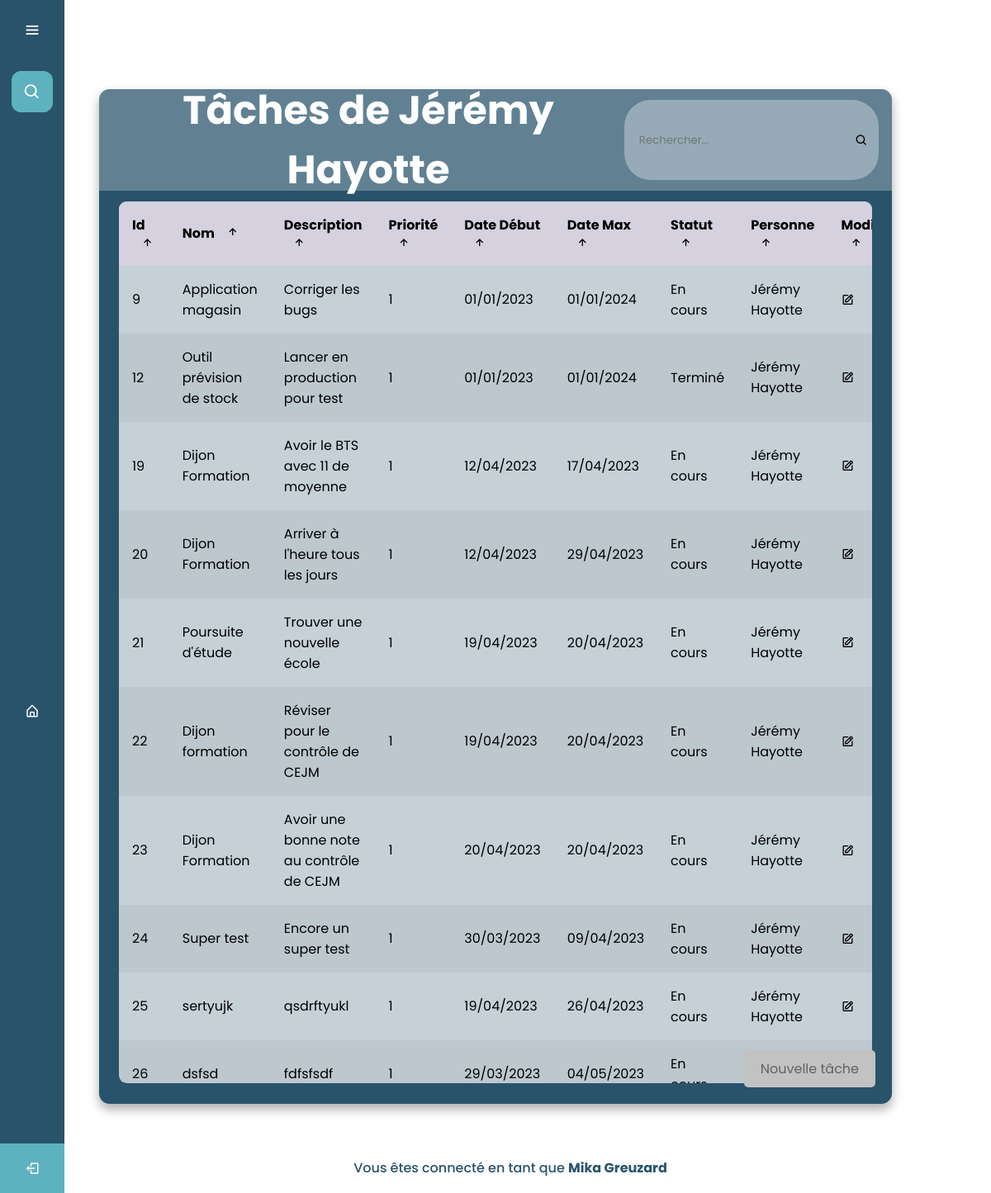
The app's page /PAGES/ADMIN_Select_Equipe.php?utilisateur=5 (signed in) with its own data.
### tables this page shows
CREATE TABLE Tache (
    IdTache INTEGER PRIMARY KEY NOT NULL,
    NomTache TEXT NOT NULL,
    DescriptionTache TEXT NOT NULL,
    PrioriteTache INTEGER NOT NULL,
    DateDebutTache TEXT NOT NULL,
    DateMaxTache TEXT NOT NULL,
    StatutTache TEXT NOT NULL,
    IdUtilisateur INTEGER NOT NULL,
    FOREIGN KEY (IdUtilisateur) REFERENCES Utilisateur(IdUtilisateur)
);

### PAGES/ADMIN_Select_Equipe.php (the view, shortened to what this page needs)
<!DOCTYPE html>
<html lang="en" dir="ltr">
  <head>
    <link rel="stylesheet" href="../CSS/ADMIN_Tache.css">
    <link href='https://unpkg.com/boxicons@2.0.7/css/boxicons.min.css' rel='stylesheet'>
   </head>
<body>
  <div class="sidebar">
    <div class="logo-details">
        <i class='bx bx-menu' id="btn" ></i>
    </div>
    <ul class="nav-list">
      <li>
          <i class='bx bx-search' ></i>
      </li>
      <li>
        <a href="../PAGES/ADMIN_Index.php">
          <i class='bx bx-home-alt Accueil'></i>
        </a>
      </li>
     <li class="profile no-animation">
        <div class="profile-details">
          <div class="name_job">
          <div class="name"><?php echo isset($_SESSION['PrenomUtilisateur']) && isset($_SESSION['NomUtilisateur']) ? $_SESSION['PrenomUtilisateur'] . ' ' . $_SESSION['NomUtilisateur'] : ''; ?></div>
          <div class="job"><?php echo isset($_SESSION['StatutUtilisateur']) ? $_SESSION['StatutUtilisateur'] : ''; ?></div>
          </div>
        </div>
        <a href="../PAGES/Login.php" class='TEST'>
          <i class='bx bx-log-out' id="log_out"></i>
        </a>
      </li>
    </ul>
  </div>
  <section class="home-section">
  <body>
    <main class="table">
        <section class="table__header">
        <?php
          if (isset($_GET["utilisateur"])) {
            $idUtilisateur = $_GET["utilisateur"];
            $pdo = new PDO("sqlite:../DATABASE/bdd.sqlite");
            try {
              $taches = $pdo->query("
                SELECT Tache.*, Utilisateur.NomUtilisateur, Utilisateur.PrenomUtilisateur
                FROM Tache
                INNER JOIN Utilisateur ON Tache.IdUtilisateur = Utilisateur.IdUtilisateur
                WHERE Utilisateur.IdUtilisateur = $idUtilisateur AND Utilisateur.AccesUtilisateur != 'ADMIN'
              ");
              $utilisateur = $taches->fetch();
              $nomUtilisateur = $utilisateur['NomUtilisateur'];
              $prenomUtilisateur = $utilisateur['PrenomUtilisateur'];
              echo "<h1 class='TableTitre'>Tâches de $prenomUtilisateur $nomUtilisateur</h1>";
            } catch (PDOException $e) {
              die($e);
            }
          }
        ?>
            <div class="input-group">
                <input type="search" placeholder="Rechercher...">
                <i class='bx bx-search'></i>
            </div>
        </section>
        <section class="table__body">
            <table>
                <thead>
                    <tr>
                        <th> Id <span class="icon-arrow"><i class='bx bx-up-arrow-alt' ></span></th>
                        <th> Nom <span class="icon-arrow"><i class='bx bx-up-arrow-alt' ></span></th>
                        <th> Description <span class="icon-arrow"><i class='bx bx-up-arrow-alt' ></span></th>
                        <th> Priorité <span class="icon-arrow"><i class='bx bx-up-arrow-alt' ></span></th>
                        <th> Date début <span class="icon-arrow"><i class='bx bx-up-arrow-alt' ></span></th>
                        <th> Date max <span class="icon-arrow"><i class='bx bx-up-arrow-alt' ></span></th>
                        <th> Statut <span class="icon-arrow"><i class='bx bx-up-arrow-alt' ></span></th>
                        <th> Personne <span class="icon-arrow"><i class='bx bx-up-arrow-alt' ></span></th>
                        <th> Modifier <span class="icon-arrow"><i class='bx bx-up-arrow-alt' ></span></th>
                    </tr>
                </thead>
                <tbody>
                <?php
                  if (isset($_GET["utilisateur"])) {
                      $ID = $_GET["utilisateur"];
                      $pdo = new PDO("sqlite:../DATABASE/bdd.sqlite");
                      try {
                          $Taches = $pdo->query("SELECT Tache.*, Utilisateur.NomUtilisateur, Utilisateur.PrenomUtilisateur FROM Tache INNER JOIN Utilisateur ON Tache.IdUtilisateur = Utilisateur.IdUtilisateur WHERE Utilisateur.IdUtilisateur = $ID AND Utilisateur.AccesUtilisateur != 'ADMIN'");
                          foreach ($Taches as $Tache) {
                              print "<tr><td>" . $Tache["IdTache"] . "</td> <td>" . $Tache["NomTache"] . "</td> <td>" . $Tache["DescriptionTache"] . "</td> <td>" . $Tache["PrioriteTache"] . "</td> <td>" . $Tache["DateDebutTache"] . "</td> <td>" . $Tache["DateMaxTache"] . "</td> <td>" . $Tache["StatutTache"] . "</td> <td>" . $Tache["PrenomUtilisateur"] . " " . $Tache["NomUtilisateur"] . "</td>                  <td> <a href='../PHP/ADMIN_Select_Equipe_Edit.php?ID=" . $Tache["IdTache"] . "' class='boutonModifier'><i class='bx bx-edit tablebtn'></i></i></a> </td>                   <td><form action='../PHP/ADMIN_Select_Equipe_Delete_Config.php' method='post'><input type='hidden' name='id' value=' " . $Tache["IdTache"] . "'><button type='submit' value='Supprimer' class='BoutonSupp'><i class='bx bx-x'></i></form></td>                 </tr>";
                          }
                      } catch (PDOException $e) {
                          die($e);
                      }
                  }
                ?>
                </tbody>
            </table>
        </section>
        <a href="../PAGES/ADMIN_Select_Equipe_Input.php" class='btntest'>Nouvelle tâche</a>
    </main>
</body>
      <div class='text2'>
        Vous êtes connecté en tant que <span class='ConnectAs'><?php echo $_SESSION['PrenomUtilisateur'] . ' ' . $_SESSION['NomUtilisateur']; ?></span>
    </div>
  </section>
</body>
</html>

### CSS/ADMIN_Tache.css (style rules this page uses)
* { margin: 0; padding: 0; box-sizing: border-box; font-family: "Poppins" , sans-serif; }
.sidebar { position: fixed; left: 0; top: 0; height: 100%; width: 78px; background: #28536B; padding: 6px 14px; z-index: 99; transition: all 0.5s ease; }
.sidebar .logo-details { height: 60px; display: flex; align-items: center; position: relative; }
.sidebar .logo-details #btn { position: absolute; top: 50%; right: 0; transform: translateY(-50%); font-size: 22px; text-align: center; cursor: pointer; transition: all 0.5s ease; }
.sidebar i { color: #fff; height: 60px; min-width: 50px; font-size: 28px; text-align: center; line-height: 60px; }
.sidebar .nav-list { margin-top: 20px; height: 100%; }
.sidebar li { position: relative; margin: 8px 0; list-style: none; }
.sidebar .bx-search { position: absolute; top: 50%; left: 0; transform: translateY(-50%); font-size: 22px; background: #5EB1BF; color: #FFF; }
.sidebar li a:not(.TEST) { display: flex; height: 100%; width: 100%; border-radius: 12px; align-items: center; text-decoration: none; transition: all 0.4s ease; background: #28536B; }
.sidebar li i { height: 50px; line-height: 50px; font-size: 18px; border-radius: 12px; }
.sidebar li.profile { position: fixed; height: 60px; width: 78px; left: 0; bottom: -8px; padding: 10px 14px; background: #5EB1BF; transition: all 0.5s ease; overflow: hidden; }
.sidebar li .profile-details { display: flex; align-items: center; flex-wrap: nowrap; }
.sidebar li.profile .name, .sidebar li.profile .job { font-size: 15px; font-weight: 400; color: #fff; white-space: nowrap; }
.sidebar li.profile .job { font-size: 12px; }
.sidebar .profile #log_out { position: absolute; top: 50%; right: 0; transform: translateY(-50%); background: #5EB1BF; width: 100%; height: 60px; line-height: 60px; border-radius: 0px; transition: all 0.5s ease; }
.home-section { display: flex; flex-direction: column; justify-content: center; align-items: center; height: 100%; text-align: center; margin: 0 auto; }
.ConnectAs { font-weight: bold; color: #28536B; }
.text2 { color: #28536B; font-size: 1rem; font-weight: 500; margin: 18px; align-self: center; text-align: center; position: absolute; bottom: 0; left: 50%; transform: translateX(-50%); }
body { min-height: 100vh; background: url(images/html_table.jpg) center / cover; display: flex; justify-content: center; align-items: center; }
main.table { width: 80vw; height: 85vh; background-color: #28536B; backdrop-filter: blur(7px); box-shadow: 0 .4rem .8rem #0005; border-radius: .8rem; overflow: hidden; }
.table__header { width: 100%; height: 10%; background-color: #fff4; padding: .8rem 1rem; display: flex; justify-content: space-between; align-items: center; }
.TableTitre { color: #fff; font-size: 3rem; }
.table__header .input-group { width: 35%; height: 100%; background-color: #fff5; padding: 0 .8rem; border-radius: 2rem; display: flex; justify-content: center; align-items: center; transition: .2s; }
.table__header .input-group input { width: 100%; padding: 0 .5rem 0 .3rem; background-color: transparent; border: none; outline: none; }
.table__body { width: 95%; max-height: calc(89% - 1.6rem); background-color: #fffb; margin: .8rem auto; border-radius: .6rem; overflow: auto; overflow: overlay; }
table { width: 100%; }
table, th, td { border-collapse: collapse; padding: 1rem; text-align: left; }
thead th { position: sticky; top: 0; left: 0; background-color: #d5d1defe; cursor: pointer; text-transform: capitalize; }
tbody tr:nth-child(even) { background-color: #0000000b; }
tbody tr { --delay: .1s; transition: .5s ease-in-out var(--delay), background-color 0s; }
tbody tr td, tbody tr td p, tbody tr td img { transition: .2s ease-in-out; }
thead th span.icon-arrow { display: inline-block; width: 1.3rem; height: 1.3rem; border-radius: 50%; border: 1.4px solid transparent; text-align: center; font-size: 1rem; margin-left: .5rem; transition: .2s ease-in-out; }
.bx-search, .tablebtn { animation: none; text-decoration: none; color: black; }
.bx-search, .tablebtn:hover { color: #5EB1BF; }
.bx-search { color: black; }
.btntest { background-color: #c2c2c2; color: #616161; border: none; border-radius: 5px; padding: 10px 20px; font-size: 16px; cursor: pointer; margin: 4px 2px; transition-duration: 0.4s; text-decoration: none; display: inline-block; text-align: center; position: absolute; margin: 0px 0px 0px 0px; bottom: 20px; right: 20px; }

### records on screen
tache: IdTache "9", NomTache "Application magasin", DescriptionTache "Corriger les bugs", PrioriteTache "1", DateDebutTache "01/01/2023", DateMaxTache "01/01/2024", StatutTache "En cours", PrenomUtilisateur "Jérémy", NomUtilisateur "Hayotte"
tache: IdTache "12", NomTache "Outil prévision de stock", DescriptionTache "Lancer en production pour test", PrioriteTache "1", DateDebutTache "01/01/2023", DateMaxTache "01/01/2024", StatutTache "Terminé", PrenomUtilisateur "Jérémy", NomUtilisateur "Hayotte"
tache: IdTache "19", NomTache "Dijon Formation", DescriptionTache "Avoir le BTS avec 11 de moyenne", PrioriteTache "1", DateDebutTache "12/04/2023", DateMaxTache "17/04/2023", StatutTache "En cours", PrenomUtilisateur "Jérémy", NomUtilisateur "Hayotte"
tache: IdTache "20", NomTache "Dijon Formation", DescriptionTache "Arriver à l'heure tous les jours", PrioriteTache "1", DateDebutTache "12/04/2023", DateMaxTache "29/04/2023", StatutTache "En cours", PrenomUtilisateur "Jérémy", NomUtilisateur "Hayotte"
tache: IdTache "21", NomTache "Poursuite d'étude", DescriptionTache "Trouver une nouvelle école", PrioriteTache "1", DateDebutTache "19/04/2023", DateMaxTache "20/04/2023", StatutTache "En cours", PrenomUtilisateur "Jérémy", NomUtilisateur "Hayotte"
tache: IdTache "22", NomTache "Dijon formation", DescriptionTache "Réviser pour le contrôle de CEJM", PrioriteTache "1", DateDebutTache "19/04/2023", DateMaxTache "20/04/2023", StatutTache "En cours", PrenomUtilisateur "Jérémy", NomUtilisateur "Hayotte"
tache: IdTache "23", NomTache "Dijon Formation", DescriptionTache "Avoir une bonne note au contrôle de CEJM", PrioriteTache "1", DateDebutTache "20/04/2023", DateMaxTache "20/04/2023", StatutTache "En cours", PrenomUtilisateur "Jérémy", NomUtilisateur "Hayotte"
tache: IdTache "24", NomTache "Super test", DescriptionTache "Encore un super test", PrioriteTache "1", DateDebutTache "30/03/2023", DateMaxTache "09/04/2023", StatutTache "En cours", PrenomUtilisateur "Jérémy", NomUtilisateur "Hayotte"
tache: IdTache "25", NomTache "sertyujk", DescriptionTache "qsdrftyukl", PrioriteTache "1", DateDebutTache "19/04/2023", DateMaxTache "26/04/2023", StatutTache "En cours", PrenomUtilisateur "Jérémy", NomUtilisateur "Hayotte"
tache: IdTache "26", NomTache "dsfsd", DescriptionTache "fdfsfsdf", PrioriteTache "1", DateDebutTache "29/03/2023", DateMaxTache "04/05/2023", StatutTache "En…"

### other values on screen
$prenomUtilisateur "Jérémy"
$nomUtilisateur "Hayotte"
$_SESSION['PrenomUtilisateur'] "Mika"
$_SESSION['NomUtilisateur'] "Greuzard"
